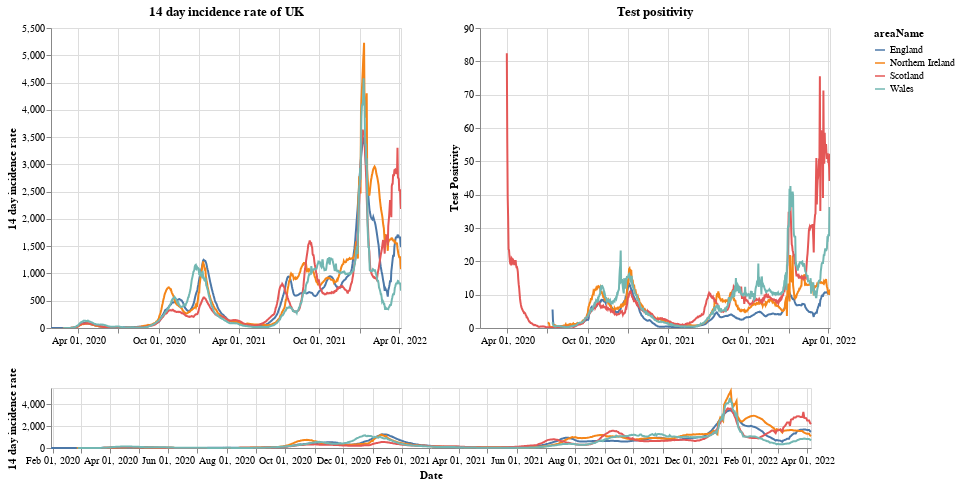

Notebook source saved alongside this figure:
### Markdown cell above
# Plots

First a plot with each country in the UK. The top right shows the positivity rate for (which is the percentage of registered tests which were positive) while the top left is the 14 day incidence rate. The bottom chart can be used to select the timeframe (does not work on a mobile device).

### Code cell
#collapse
brush = alt.selection(type='interval', name='DateBrush',encodings=['x'],fields=['Time'])
leg_selection = alt.selection_multi(fields=['areaName'], bind='legend')

base = alt.Chart(uk_cases).mark_line().encode(
    x=alt.X("yearmonthdate(date):T", axis=alt.Axis(title='Date')),
    y=alt.Y("twoWeeklyCasesRate:Q", axis=alt.Axis(title='14 day incidence rate')),
    tooltip=['areaName', 'date','twoWeeklyCasesRate', 'testPositivity'],
    color='areaName',
    opacity=alt.condition(leg_selection, alt.value(2), alt.value(0.1))
).add_selection(leg_selection).properties(width=350)

upper = base.encode(alt.X('yearmonthdate(date):T', axis=alt.Axis(title=''),
                         scale=alt.Scale(domain=brush))
                   ).properties(title=f'14 day incidence rate of UK')
upper_right = upper.encode(alt.Y('testPositivity:Q', axis=alt.Axis(title='Test Positivity'))).properties(title='Test positivity')
lower = base.properties(height=60, width = 760).add_selection(brush)

(upper | upper_right) & lower

### Figure 1 — Vega-Lite specification as saved in the notebook (floating-point values rounded to 4 significant figures; data arrays with more than 128 entries replaced by an {"elided": "..."} marker saying what was removed)
{"config": {"view": {"continuousWidth": 400, "continuousHeight": 300}}, "vconcat": [{"hconcat": [{"mark": "line", "encoding": {"color": {"type": "nominal", "field": "areaName"}, "opacity": {"condition": {"value": 2, "selection": "selector001"}, "value": 0.1}, "tooltip": [{"type": "nominal", "field": "areaName"}, {"type": "temporal", "field": "date"}, {"type": "quantitative", "field": "twoWeeklyCasesRate"}, {"type": "quantitative", "field": "testPositivity"}], "x": {"type": "temporal", "axis": {"title": ""}, "field": "date", "scale": {"domain": {"selection": "DateBrush"}}, "timeUnit": "yearmonthdate"}, "y": {"type": "quantitative", "axis": {"title": "14 day incidence rate"}, "field": "twoWeeklyCasesRate"}}, "selection": {"selector001": {"type": "multi", "fields": ["areaName"], "bind": "legend"}}, "title": "14 day incidence rate of UK", "width": 350}, {"mark": "line", "encoding": {"color": {"type": "nominal", "field": "areaName"}, "opacity": {"condition": {"value": 2, "selection": "selector001"}, "value": 0.1}, "tooltip": [{"type": "nominal", "field": "areaName"}, {"type": "temporal", "field": "date"}, {"type": "quantitative", "field": "twoWeeklyCasesRate"}, {"type": "quantitative", "field": "testPositivity"}], "x": {"type": "temporal", "axis": {"title": ""}, "field": "date", "scale": {"domain": {"selection": "DateBrush"}}, "timeUnit": "yearmonthdate"}, "y": {"type": "quantitative", "axis": {"title": "Test Positivity"}, "field": "testPositivity"}}, "selection": {"selector001": {"type": "multi", "fields": ["areaName"], "bind": "legend"}}, "title": "Test positivity", "width": 350}]}, {"mark": "line", "encoding": {"color": {"type": "nominal", "field": "areaName"}, "opacity": {"condition": {"value": 2, "selection": "selector001"}, "value": 0.1}, "tooltip": [{"type": "nominal", "field": "areaName"}, {"type": "temporal", "field": "date"}, {"type": "quantitative", "field": "twoWeeklyCasesRate"}, {"type": "quantitative", "field": "testPositivity"}], "x": {"type": "temporal", "axis": {"title": "Date"}, "field": "date", "timeUnit": "yearmonthdate"}, "y": {"type": "quantitative", "axis": {"title": "14 day incidence rate"}, "field": "twoWeeklyCasesRate"}}, "height": 60, "selection": {"selector001": {"type": "multi", "fields": ["areaName"], "bind": "legend"}, "DateBrush": {"type": "interval", "encodings": ["x"], "fields": ["Time"]}}, "width": 760}], "data": {"name": "data-aeea51c7b401c1ff83988268b63e6b58"}, "$schema": "https://vega.github.io/schema/vega-lite/v4.8.1.json", "datasets": {"data-aeea51c7b401c1ff83988268b63e6b58": {"elided": "3104 records"}}}
